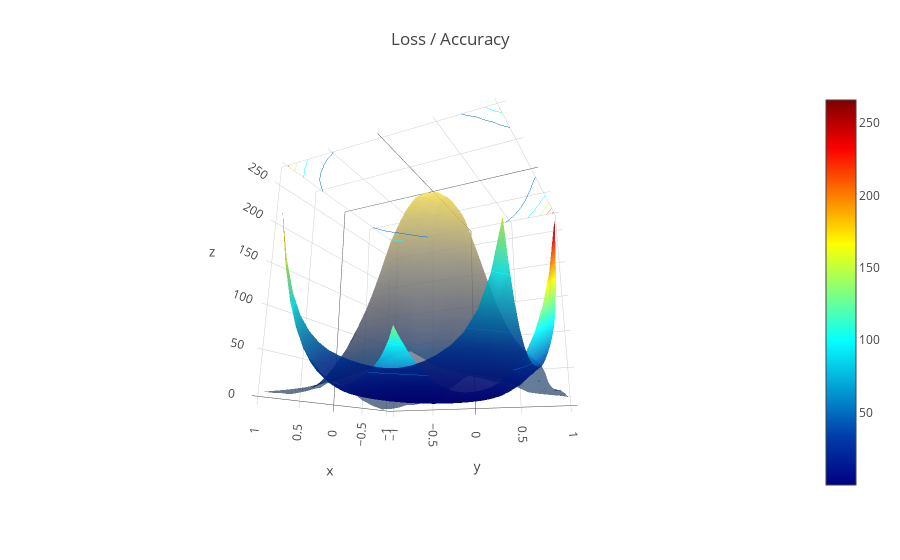
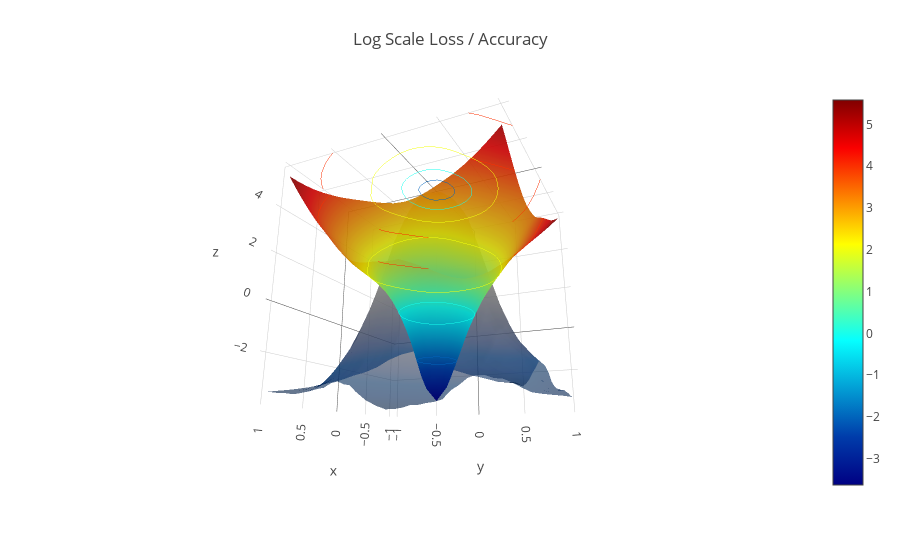

The code cell stored with these charts, in order, in its notebook:
### Code cell
create_viz(loss_list,acc_list)

### Figure 1 — Plotly figure (JSON) as saved in the notebook; plotly's stock layout.template omitted (floating-point values rounded to 4 significant figures; data arrays with more than 128 entries replaced by an {"elided": "..."} marker saying what was removed)
{"data": [{"colorscale": "Cividis", "opacity": 0.6, "showscale": false, "type": "surface", "uid": "573e0f88-9483-483f-aa6a-f67afcae3150", "x": {"elided": "21x21 float values"}, "y": {"elided": "21x21 float values"}, "z": {"elided": "21x21 float values"}}, {"colorscale": "Jet", "contours": {"z": {"project": {"z": true}, "show": true, "usecolormap": true}}, "opacity": 0.9, "type": "surface", "uid": "87b3ae31-17b4-45c7-9bfb-afe70a0d431d", "x": {"elided": "21x21 float values"}, "y": {"elided": "21x21 float values"}, "z": {"elided": "21x21 float values"}}], "layout": {"autosize": true, "margin": {"b": 65, "l": 65, "r": 50, "t": 90}, "scene": {"camera": {"eye": {"x": 1.87, "y": 0.88, "z": -0.64}}}, "title": "Loss / Accuracy"}}

### Figure 2 — Plotly figure (JSON) as saved in the notebook; plotly's stock layout.template omitted (floating-point values rounded to 4 significant figures; data arrays with more than 128 entries replaced by an {"elided": "..."} marker saying what was removed)
{"data": [{"colorscale": "Cividis", "opacity": 0.6, "showscale": false, "type": "surface", "uid": "07f277ce-32d5-4ecc-8202-0b5200492bb1", "x": {"elided": "21x21 float values"}, "y": {"elided": "21x21 float values"}, "z": {"elided": "21x21 float values"}}, {"colorscale": "Jet", "contours": {"z": {"project": {"z": true}, "show": true, "usecolormap": true}}, "opacity": 0.9, "type": "surface", "uid": "0ef0a1ae-eadd-493c-9bdd-dfe613085058", "x": {"elided": "21x21 float values"}, "y": {"elided": "21x21 float values"}, "z": {"elided": "21x21 float values"}}], "layout": {"autosize": true, "margin": {"b": 65, "l": 65, "r": 50, "t": 90}, "scene": {"camera": {"eye": {"x": 1.87, "y": 0.88, "z": -0.64}}}, "title": "Log Scale Loss / Accuracy"}}
